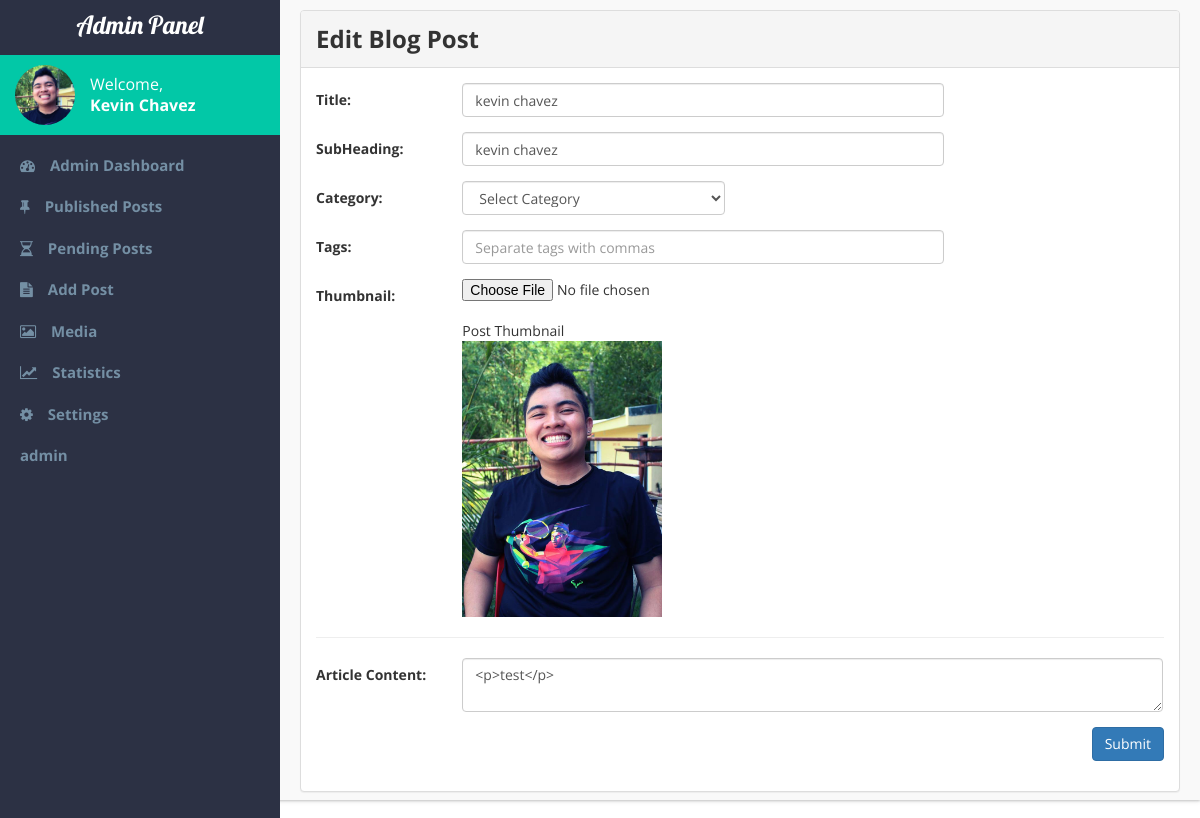
The page /admin-pages/edit-entry.php?id=31 (signed in) on the database its author committed.
### tables this page shows
CREATE TABLE `blog_post` (
  `blog_id` int(11) NOT NULL,
  `title` varchar(100) NOT NULL,
  `subheading` varchar(255) DEFAULT NULL,
  `thumbnail` varchar(255) NOT NULL,
  `article` text NOT NULL,
  `meta_desc` varchar(155) DEFAULT NULL,
  `author_id` int(11) NOT NULL,
  `date_created` varchar(255) NOT NULL,
  `time_created` varchar(255) NOT NULL,
  `date_published` varchar(255) DEFAULT NULL,
  `time_published` varchar(255) DEFAULT NULL,
  `month_published` varchar(255) DEFAULT NULL,
  `year_published` varchar(255) DEFAULT NULL,
  `featured` tinyint(1) DEFAULT NULL,
  `enabled` tinyint(1) DEFAULT NULL,
  `comment_id` int(11) NOT NULL,
  `comments_enabled` tinyint(1) DEFAULT NULL,
  `comments_count` int(11) DEFAULT NULL,
  `views` int(11) DEFAULT NULL,
  `date_modified` varchar(255) DEFAULT NULL,
  `time_modified` varchar(255) DEFAULT NULL,
  `category_id` int(11) NOT NULL,
  `approved` tinyint(1) NOT NULL,
  `denied` tinyint(1) DEFAULT NULL,
  `admin_remarks` text
);

### admin-pages/admin-panel.php (the view, shortened to what this page needs)
<?php
	function show_category() {
		require '../connection.php';
		$sql = "SELECT name
				FROM blog_categories ORDER BY name ASC";
		$result = mysqli_query($con,$sql);
		if (mysqli_num_rows($result) > 0) {
			echo "<select class='form-control' name='category' required>
				  <option value='' disabled selected>Select Category</option>
				 ";
			echo "</select>";
		}
	}
 ?>
<!DOCTYPE html>
<html>
<head>
	<?php require_once $_SERVER['DOCUMENT_ROOT'].'/capstone2/admin-pages/admin-links.php' ?>
</head>
<body>
	<div class='main-container'>
		<?php require_once $_SERVER['DOCUMENT_ROOT'].'/capstone2/admin-pages/admin-sidebar.php' ?>
		<div id='main-content' class='clearfix'>
			<?php display_content(); ?>
		</div>
	</div>
</body>
</html>

### admin-pages/edit-entry.php (shortened to what this page needs)
<?php
	function display_content() {
			require $_SERVER['DOCUMENT_ROOT'].'/capstone2/connection.php';
			mysqli_set_charset($con,'utf8');
			$get_id = $_GET['id'];
			$sql = "SELECT * FROM blog_post
					JOIN users ON(users.user_id = blog_post.author_id)
					JOIN blog_categories ON(blog_categories.category_id = blog_post.category_id)
					WHERE blog_id = '$get_id'";
			$result = mysqli_query($con,$sql);
			$row = mysqli_fetch_assoc($result);
			extract($row);
					$sql1 = "SELECT username from users
							WHERE user_id = '$user_id'";
					$result1 = mysqli_query($con,$sql1);
					$row1 = mysqli_fetch_assoc($result1);
					extract($row1);
					$sql2 = "SELECT name from blog_categories
								WHERE category_id = '$category_id'";
					$result2 = mysqli_query($con,$sql2);
					$row2 = mysqli_fetch_assoc($result2);
					extract($row2);
				?>
		<div id='edit-posts'>
			<div class="panel panel-default">
			  	<div class="panel-heading"><h3>Edit Blog Post</h3></div>
			  	<div class="panel-body">
				  	<form method="POST" class='form-horizontal' enctype='multipart/form-data'>
							<div class='form-group'>
								<label class='control-label col-sm-2'>Title: </label>
								<div class='col-sm-7'>
									<input type='text' name='title'  class='form-control' value='<?php echo $title ?>' required>
								</div>
							</div>
							<div class='form-group'>
								<label class='control-label col-sm-2'>SubHeading: </label>
								<div class='col-sm-7'>
									<input type='text' name='subheading'  class='form-control' value='<?php echo $subheading ?>' required>
								</div>
							</div>
							<div class='form-group'>
								<label class='control-label col-sm-2'>Category: </label>
								<div class='col-sm-4'>
									<?php show_category(); ?>
								</div>
							</div>
							<div class='form-group'>
								<label class='control-label col-sm-2'>Tags: </label>
								<div class='col-sm-7'>
									<input type='text' name='tags'  class='form-control' placeholder='Separate tags with commas' required>
								</div>
							</div>
							<div class='form-group'>
								<label class='control-label col-sm-2'>Thumbnail: </label>
								<div class='col-sm-4'>
									<input type='file' name='thumbnail' required><br>
									<figure>
										<figcaption>Post Thumbnail</figcaption>
										<img class='preview-thumb' src='<?php echo '../capstone2/'.$thumbnail ?>'>
									</figure>
								</div>
							</div>
							<hr>
							<div class='form-group'>
								<label class='control-label col-sm-2'>Article Content: </label>
								<div class='col-sm-10'>
									<textarea class='tinymce form-control' name='article_content'><?php echo $article ?></textarea>
								</div>
							</div>
							<div class='form-group'>
								<div class='col-sm-12'>
								<input type='submit' class='btn btn-primary float-right' name='update_post'>
								</div>
							</div>
					</form>
				</div>
		  	</div>
	  	</div>
		<?php
	}
	require_once $_SERVER['DOCUMENT_ROOT'].'/capstone2/admin-pages/admin-panel.php';
?>

### admin-pages/admin-panel.css (style rules this page uses)
* { box-sizing: border-box; }
.main-container { height: 100%; width: 100%; box-shadow: 0 1px 2px 0 rgba(0,0,0,0.16),0 1px 5px 0 rgba(0,0,0,0.12); padding: 0; font-family: 'Open Sans'; }
.clearfix:after { content: "."; display: block; clear: both; visibility: hidden; line-height: 0; height: 0; margin: 0; padding: 0; }
#main-content { background-color: #f9f9f9; padding: 10px 20px; margin-left: 280px; height: 100vh; }
.float-right { float: right; }
h1, h2, h3, h4, h5, h6 { margin: 5px 0; font-weight: 700; }
.preview-thumb { width: 200px; }
.form-horizontal .control-label { text-align: left; }
.col-sm-10 { width: 83.25%; }

### rows shown on the page
blog_post: title "kevin chavez", subheading "kevin chavez", thumbnail (picture), article_content "<p>test</p>"

### other values the page prints
$_SESSION['firstname'] "Kevin"
$_SESSION['lastname'] "Chavez"
$_SESSION['username'] "admin"
